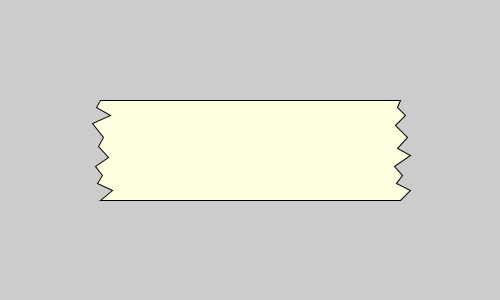
Frame 1 (no input)
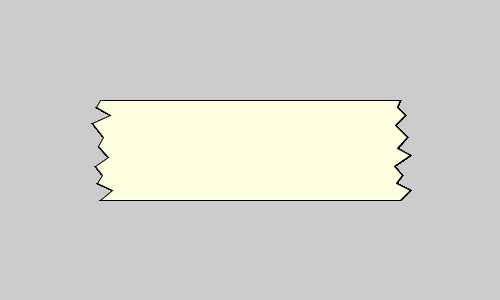
Frame 60 (the mouse pressed at the canvas centre just before this capture)
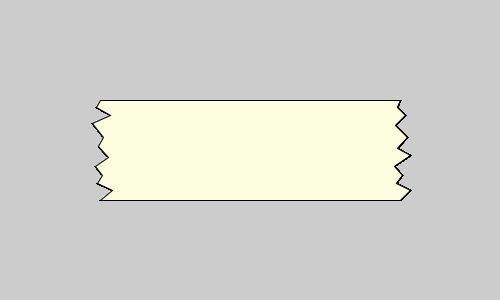
Frame 120 (the mouse held since frame 60 and released just before this capture)

The Processing sketch that drew these frames (run headless with seeded random() and noise(); from frame 60 on, the mouse is pressed at the canvas centre):

// Processing sketch: desafio5
// ── desafio5.pde
void setup() {
  size(500, 300);
}

void draw() {
  papel(100, 400, 100, #FEFFE0);
}

// ── funcion.pde
void papel(float xA,float xB, float y,  color c){
fill(c);
  beginShape();
  //I SUP
  vertex(xA, y);
  vertex(xA-4, y+7);
  vertex(xA+10, y+15);
  vertex(xA-8, y+23);
  vertex(xA+3, y+37);
  vertex(xA-2, y+46);
  vertex(xA+8, y+57);
  vertex(xA-5, y+66);
  vertex(xA+2, y+75);
  vertex(xA-3, y+83);
  vertex(xA+12, y+90);
  //I INF
  vertex(xA, y*2);
  //D INF
  vertex(xB,y*2);
  vertex(xB+10, y+90);
  vertex(xB-4, y+83);
  vertex(xB+2, y+75);
  vertex(xB-6, y+66);
  vertex(xB+10, y+55);
  vertex(xB-3, y+48);
  vertex(xB+7, y+37);
  vertex(xB-5, y+25);
  vertex(xB+5, y+15);
  vertex(xB-3, y+7);
  //D SUP
  vertex(xB, y);
  endShape(CLOSE);

}
